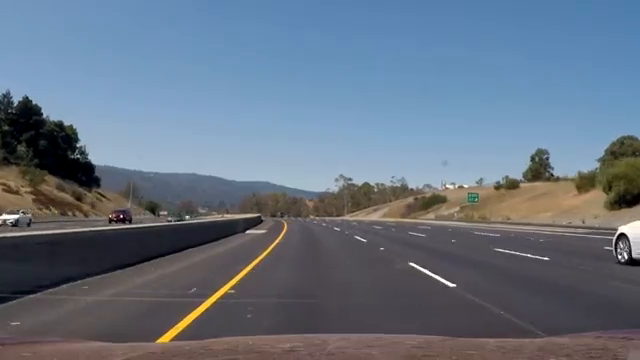
//> input picture frame 126 of Lanes.mp4, 640 x 360 px
$ ./main   (built with g++ and OpenCV 4)
//> lines starting //> are read from the running program, lines starting //| are printed output that depends on the picture; after the words box and inside, x2 and y2 are one past the last pixel; in counts of white or black regions, pixels touching at a corner belong together
//> further down, frame is the input picture: 360 rows x 640 cols, CV_8UC3; mean B, G, R 130.3, 114.4, 101.7
#include <opencv2/core/core.hpp>
#include <opencv2/imgproc/imgproc.hpp>
#include <opencv2/highgui/highgui.hpp>
#include <iostream>
using namespace cv;

std::vector<Mat> color_threshold(Mat &img){
    Mat hls_img,sobel_img, h_channel, l_channel, s_channel, thresh;
    std::vector<Mat> channels, returns;
    cvtColor(img, hls_img, COLOR_BGR2HLS);
//> hls_img: 360 rows x 640 cols, CV_8UC3; mean of channels 0, 1, 2 93, 115.8, 60.6
    split(hls_img, channels);
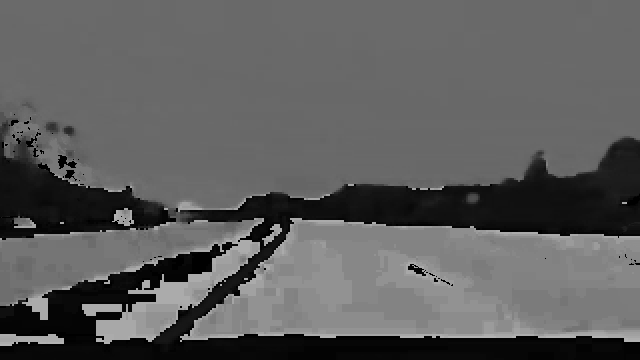
//> channels[0]: 360 rows x 640 cols, CV_8UC1; min 0, max 179, mean 93
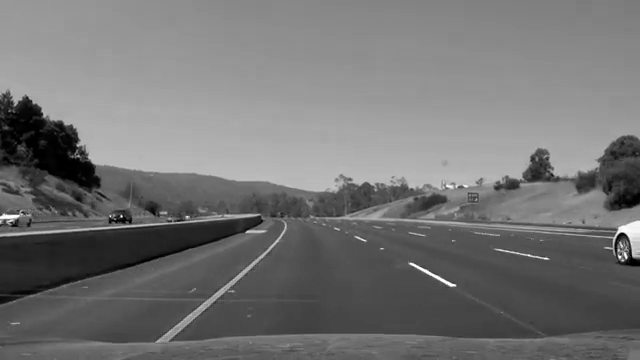
//> channels[1]: 360 rows x 640 cols, CV_8UC1; min 0, max 255, mean 115.8
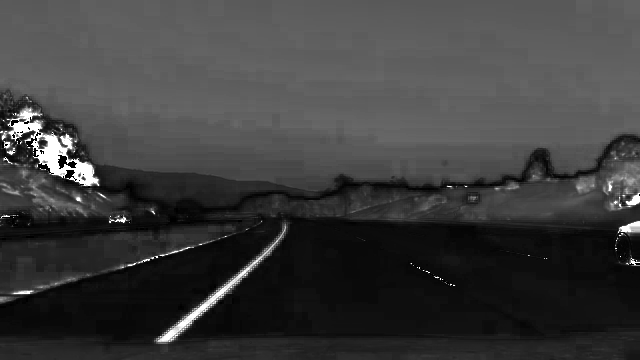
//> channels[2]: 360 rows x 640 cols, CV_8UC1; min 0, max 255, mean 60.6
    h_channel = channels[0];
    l_channel = channels[1];
    s_channel = channels[2];
    Sobel(s_channel, sobel_img,CV_8U, 1, 0,3);
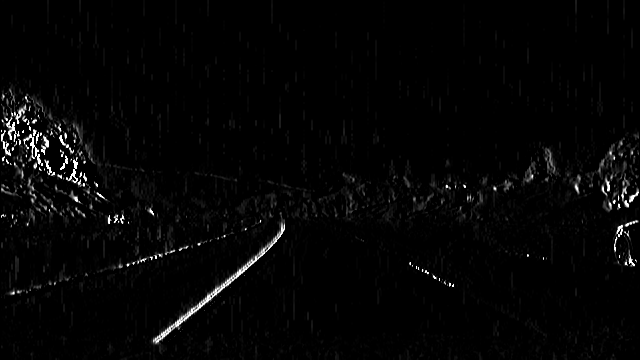
//> sobel_img: 360 rows x 640 cols, CV_8UC1; min 0, max 255, mean 5.2
    inRange(sobel_img,100, 255, thresh);
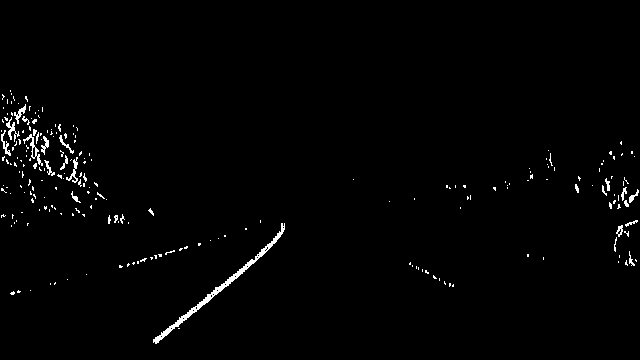
//> thresh: 360 rows x 640 cols, CV_8UC1; 1.3% white in thin lines or dots, all inside (x1, y1, x2, y2) = (1, 90, 639, 344)
    Mat cropped = thresh(Rect(200,200,300,160));
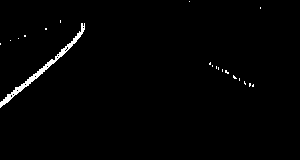
//> cropped: 160 rows x 300 cols, CV_8UC1; 1.2% white; 20 white regions (19 under 20 px), largest, box (x1, y1, x2, y2) and area: (0, 23, 85, 108) 526
    returns.push_back(cropped);
    returns.push_back(thresh);
    return returns;
}

Mat warpImage(Mat &image){
    Mat warped_img;
    Size s = image.size();
//> s = Size(640, 360)
    int width = s.width;
//> width = 640
    int height = s.height;
//> height = 360

    Mat Mtx(2,4,CV_32FC1);
    Point2f src[4], dst[4];

    src[0] = Point2f(130,342);
    src[1] = Point2f(530,342);
    src[2] = Point2f(347,228);
    src[3] = Point2f(297,228);

    dst[0] = Point2f(130,360);
    dst[1] = Point2f(530,360);
    dst[2] = Point2f(530,0);
    dst[3] = Point2f(130,0);

    Mtx = getPerspectiveTransform(src,dst);
    warpPerspective(image, warped_img, Mtx, warped_img.size());
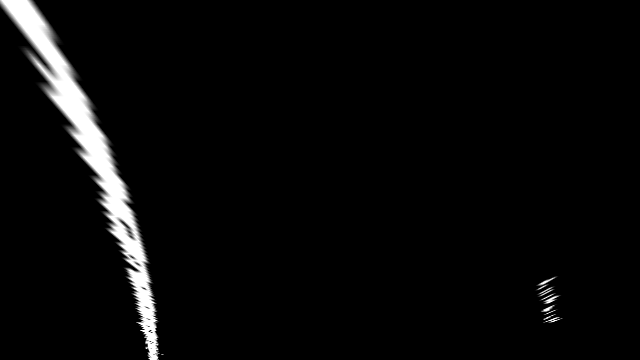
//> warped_img: 360 rows x 640 cols, CV_8UC1; min 0, max 255, mean 9.2

    return warped_img;
}

Mat histogram(Mat &image){
    // Use NumCPP to calculate histogram and sliding window.
    return hist;
}

int main(int argc, char *argv[])
{
    Mat frame, hls_img, cropped, thresh, warped_img;
    std::vector<Mat> images;
    namedWindow("Lanes", WINDOW_AUTOSIZE );
    namedWindow("Full Image", WINDOW_AUTOSIZE);
    namedWindow("Warped Image", WINDOW_AUTOSIZE);
    VideoCapture cap;
    cap.open("Lanes.mp4");
    int width = (int) cap.get(CAP_PROP_FRAME_WIDTH);
    int height = (int) cap.get(CAP_PROP_FRAME_HEIGHT);
    std::cout<< "Width: " << width << std::endl;
    std::cout << "Height: " << height << std::endl;
    while(1){
        cap >> frame;
        if(!frame.data) break;
        images = color_threshold(frame);
        cropped = images[0];
        thresh = images[1];
        warped_img = warpImage(thresh);
//> (the run ends here: the program needs code that is not available in this run, at `Scalar hist = histogram(warped_img);`)

$ run again, starting later in the video
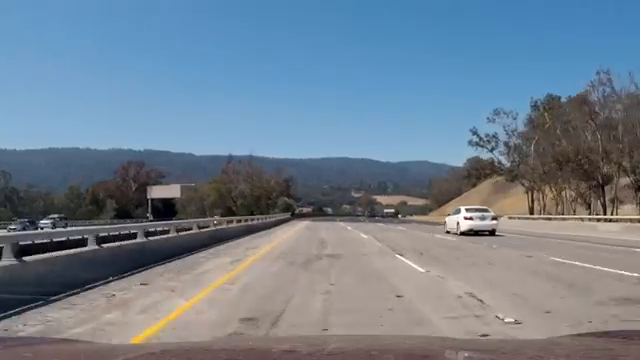
//> input picture frame 567 of Lanes.mp4, 640 x 360 px
//> frame is the input picture: 360 rows x 640 cols, CV_8UC3; mean B, G, R 143.7, 128.5, 112.9
//> hls_img: 360 rows x 640 cols, CV_8UC3; mean of channels 0, 1, 2 66, 128.4, 66.1
//> in color_threshold, `inRange(sobel_img,100, 255, thresh);`:
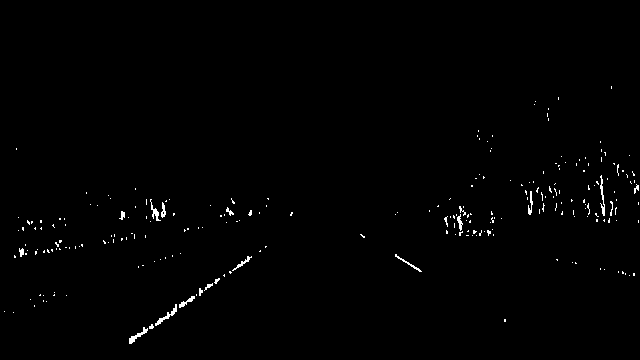
//> thresh: 360 rows x 640 cols, CV_8UC1; 0.77% white in thin lines or dots, all inside (x1, y1, x2, y2) = (4, 86, 639, 344)
//> cropped: 160 rows x 300 cols, CV_8UC1; 1.1% white in thin lines or dots, all inside (x1, y1, x2, y2) = (0, 0, 295, 96)
//> in warpImage, `warpPerspective(image, warped_img, Mtx, warped_img.size());`:
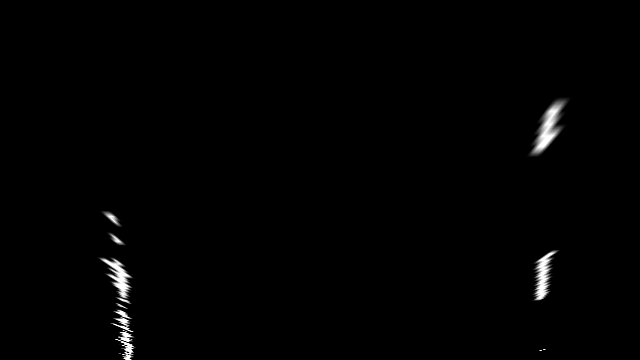
//> warped_img: 360 rows x 640 cols, CV_8UC1; min 0, max 255, mean 2.2

$ run again, starting later in the video
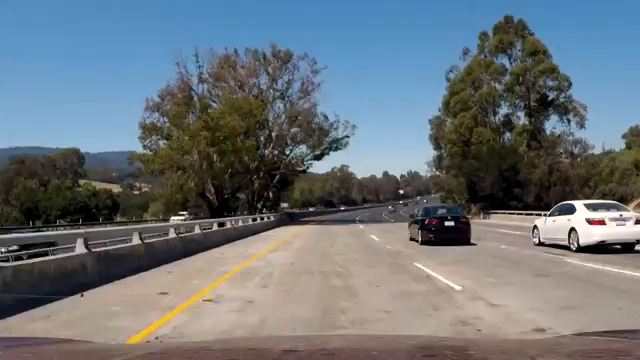
//> input picture frame 1008 of Lanes.mp4, 640 x 360 px
//> frame is the input picture: 360 rows x 640 cols, CV_8UC3; mean B, G, R 122.3, 116.1, 107.7
//> hls_img: 360 rows x 640 cols, CV_8UC3; mean of channels 0, 1, 2 54.9, 115.1, 69.5
//> in color_threshold, `inRange(sobel_img,100, 255, thresh);`:
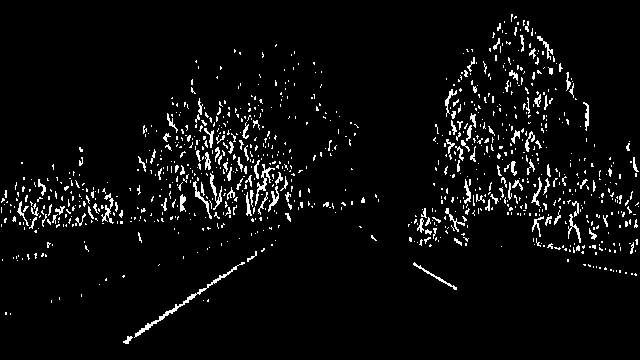
//> thresh: 360 rows x 640 cols, CV_8UC1; 4.5% white in thin lines or dots
//> cropped: 160 rows x 300 cols, CV_8UC1; 3% white in thin lines or dots, all inside (x1, y1, x2, y2) = (0, 0, 299, 102)
//> in warpImage, `warpPerspective(image, warped_img, Mtx, warped_img.size());`:
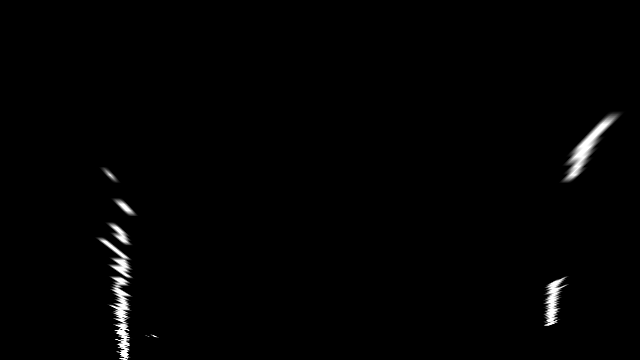
//> warped_img: 360 rows x 640 cols, CV_8UC1; min 0, max 255, mean 2.7
